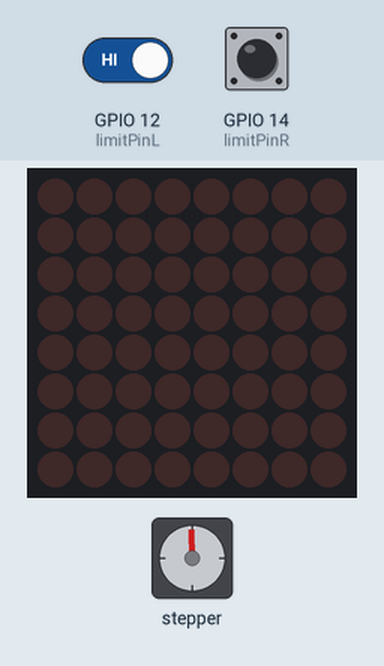
The program below on a simulated ESP32. Shown: stepper motor, 8×8 LED matrix. Wiring (inferred from the names in the program): stepper motor driver (200 steps per turn assumed): step GPIO 21; direction GPIO 22. The inputs (shaded band) are chosen by the test bench; at power-on: GPIO 12 (limitPinL) HIGH, GPIO 14 (limitPinR) HIGH.

Above: at 5.0 s.
5.1 s: GPIO 12 (limitPinL) driven LOW
At 5.26 s:
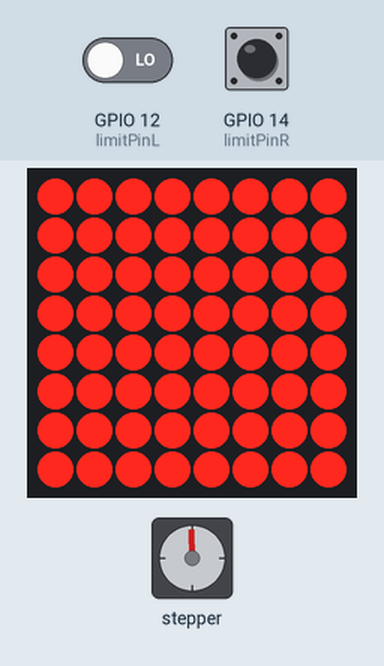
6.9 s: GPIO 14 (limitPinR) driven LOW
At 8.41 s:
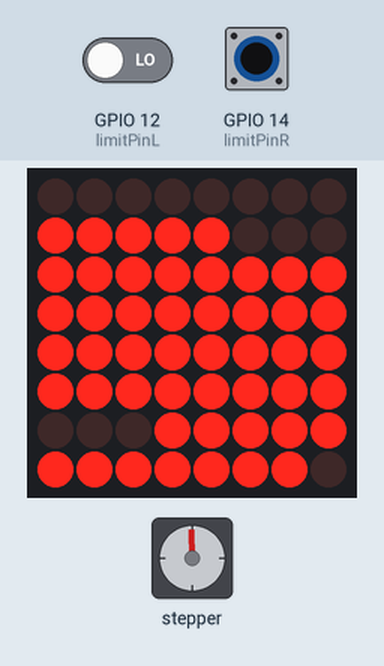
9.9 s: GPIO 14 (limitPinR) pulsed HIGH 2 times (0.12 s each, 0.3 s apart)
At 11.65 s:
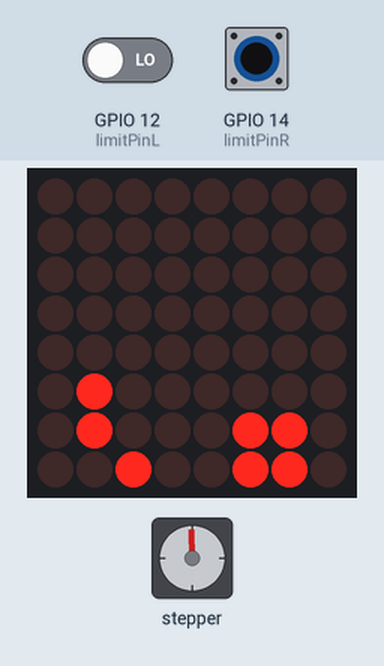
Timing chart, 0 to 13.2 s (numbered marks = the images above; inputs shaded):
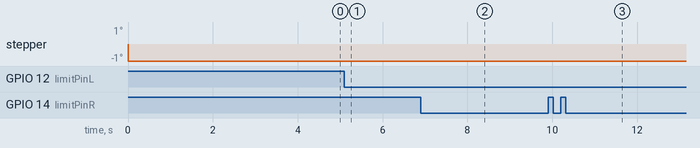

The program:

main.cpp
```cpp
#include <SPI.h>
#include <MD_MAX72xx.h>
#include "main.h"

// max7219 stuff
#define MAX_DEVICES	1
#define HARDWARE_TYPE MD_MAX72XX::GENERIC_HW
#define CLK_PIN   18
#define DATA_PIN  23
#define CS_PIN    5
MD_MAX72XX mx = MD_MAX72XX(HARDWARE_TYPE, CS_PIN, MAX_DEVICES);

uint8_t current_bitmap[1024][8];
uint8_t next_bitmap[1024][8];


// initial delay time in microseconds bewteen columns (for highest resolution of 1024 columns),
// influences the "width" of a column
int delay_time_base = 90000;

// stepper pin defition
const int stepPin = 21;
const int dirPin = 22;

// limit switches
const int limitPinL = 12;
const int limitPinR = 14;

// setup pwm for stepper step generation
const int PWMFreq = 600; /* Hz */
const int PWMChannel = 0;
const int PWMResolution = 10;
const int MAX_DUTY_CYCLE = (int)(pow(2, PWMResolution) - 1);

// initial direction
int dirState = LOW;

// sync stuff
int last_sync;
hw_timer_t *ColTimer = NULL;


void IRAM_ATTR drawCol() {
  // calculate position in current bitmap array using delay_time_base and
  // time passed since last_sync and current direction, and draw it
  // it might also be possible to use timerAlarmRead to get the elapsed time
  // since last calibration (because the timer is maybe restarted from 0 there)
  int now = millis() * 1000;
  int elapsed = now - last_sync;
  int position = elapsed / delay_time_base;
  if (dirState == LOW) {
    position = 1024 - position;
  }
  for (int i=0; i<8; i++) {
      mx.setRow(i, current_bitmap[position][7-i]);
  }
}


void calibrate() {
    int now = millis() * 1000;
    int time_all_cols = now - last_sync;
    // this is actually debouncing the limit switches ;)
    if (time_all_cols < 10000) {
      return;
    }
    delay_time_base = time_all_cols / 1024;
    last_sync = millis() * 1000;
    timerAlarmWrite(ColTimer, delay_time_base, true);
}

void IRAM_ATTR limitL() {
    calibrate();
    dirState = HIGH;
    digitalWrite(dirPin, dirState);
}

void IRAM_ATTR limitR() {
    calibrate();
    dirState = LOW;
    digitalWrite(dirPin, dirState);
}


void setup() {
  // configure pins
  pinMode(limitPinL, INPUT_PULLUP);
  pinMode(limitPinR, INPUT_PULLUP);
  attachInterrupt(digitalPinToInterrupt(limitPinL), limitL, FALLING);
  attachInterrupt(digitalPinToInterrupt(limitPinR), limitR, FALLING);
  pinMode(dirPin, OUTPUT);
  pinMode(stepPin, OUTPUT);
  // output initial direction
  digitalWrite(dirPin, dirState);
  // setup and start pwm for step generation
  ledcSetup(PWMChannel, PWMFreq, PWMResolution);
  ledcAttachPin(stepPin, PWMChannel);
  ledcWrite(PWMChannel, MAX_DUTY_CYCLE/2.8);
  // register column draw timer
  ColTimer = timerBegin(0, 80, true);
  timerAttachInterrupt(ColTimer, &drawCol, true);
  timerAlarmWrite(ColTimer, delay_time_base, true);
  timerAlarmEnable(ColTimer);
  // initialize max7219
  mx.begin();
  mx.clear();
  // save initial timing
  last_sync = millis() * 1000;
  // todo: wifi + webserver stuff
  // https://raphaelpralat.medium.com/example-of-json-rest-api-for-esp32-4a5f64774a05
  // copy initial bitmap to current
  for (uint8_t j=0; j<256; j++) {
    for (int x=0; x<(1024/256); x++) {
      for (int i=0; i<8; i++) {
        current_bitmap[j+x][i] = initial_bitmap[j][i];
      }
    }
  }
}

void loop() {
}
```

Source omitted: main.h (data table, 13355 bytes)

Measured:
- after the input at 5.1 s, the display: changes after 0.12 s (image 1)
- after the input at 6.9 s, the display: changes after 1.5 s (image 2)
